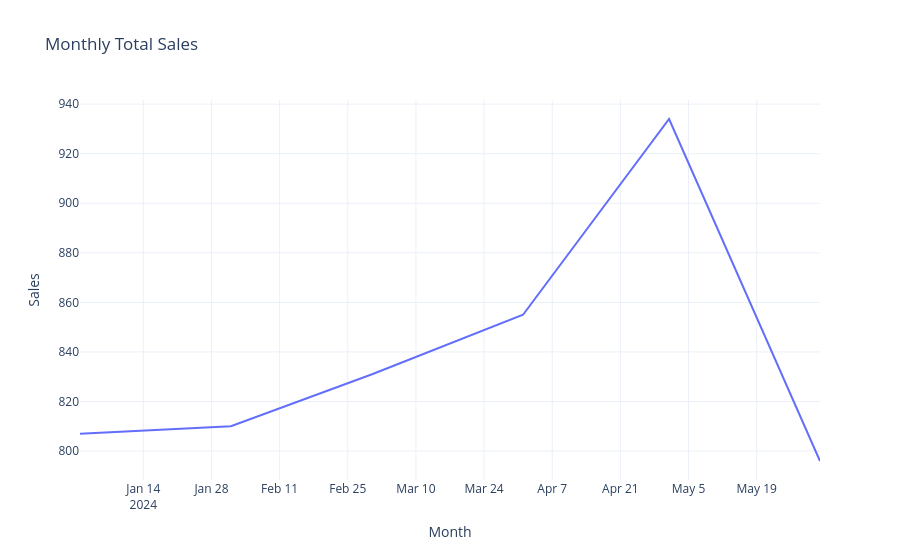

Write notebook code for a chart like this one.
### Code cell
fig = px.line(
    monthly_sales,
    x="month",
    y="sales",
    #markers=True,
    title="Monthly Total Sales"
)

fig.update_layout(
    
    xaxis_title="Month",
    yaxis_title="Sales"
)

fig.show()

### Figure 1 — Plotly figure (JSON) as saved in the notebook; plotly's stock layout.template omitted (floating-point values rounded to 4 significant figures)
{"data": [{"hovertemplate": "month=%{x}<br>sales=%{y}<extra></extra>", "legendgroup": "", "line": {"color": "#636efa", "dash": "solid"}, "marker": {"symbol": "circle"}, "mode": "lines", "name": "", "orientation": "v", "showlegend": false, "type": "scatter", "x": ["2024-01-01T00:00:00.000000", "2024-02-01T00:00:00.000000", "2024-03-01T00:00:00.000000", "2024-04-01T00:00:00.000000", "2024-05-01T00:00:00.000000", "2024-06-01T00:00:00.000000"], "xaxis": "x", "y": [807, 810, 831, 855, 934, 796], "yaxis": "y"}], "layout": {"legend": {"tracegroupgap": 0}, "title": {"text": "Monthly Total Sales"}, "xaxis": {"anchor": "y", "domain": [0, 1], "title": {"text": "Month"}}, "yaxis": {"anchor": "x", "domain": [0, 1], "title": {"text": "Sales"}}}}
